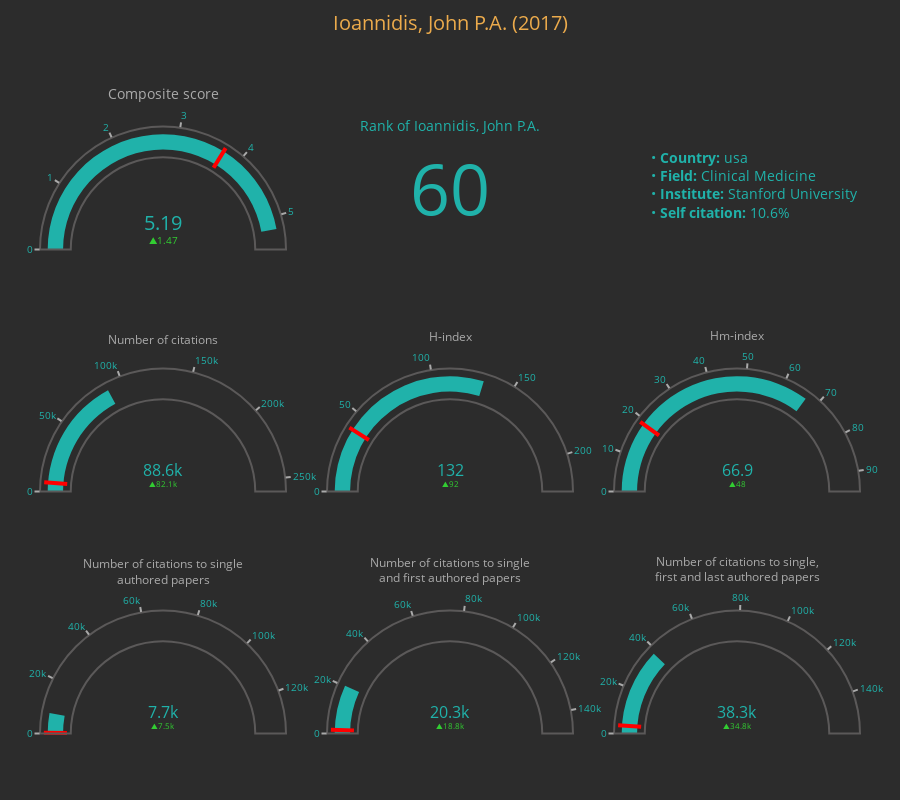
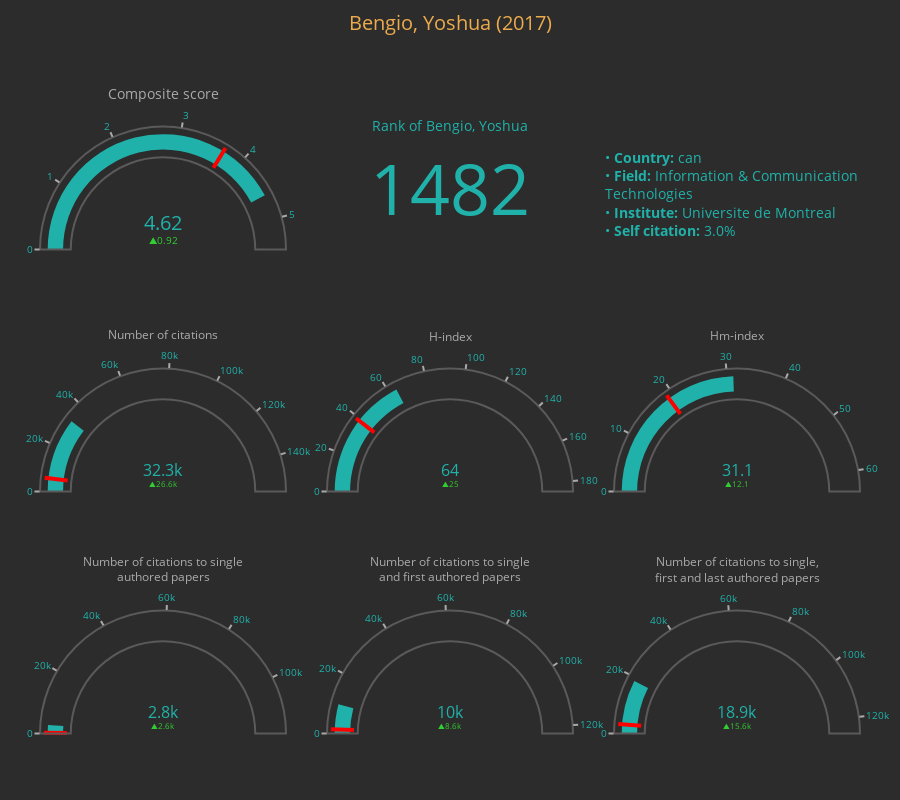

Notebook source saved alongside these figures, in order:
### Code cell
#| label: fig2cell

from Dash_client import TwoPercentersClient
import plotly.io as pio
pio.renderers.default = "plotly_mimetype"
client = TwoPercentersClient()
client.interactive_author_metrics_complete()

### Figure 1 — Plotly figure (JSON) as saved in the notebook; plotly's stock layout.template omitted (floating-point values rounded to 4 significant figures)
{"data": [{"delta": {"decreasing": {"color": "indianred"}, "increasing": {"color": "limegreen"}, "reference": 6482}, "domain": {"x": [0, 0.3], "y": [0.3667, 0.6333]}, "gauge": {"axis": {"range": [null, 259310], "tickcolor": "#aaa", "tickwidth": 2}, "bar": {"color": "lightseagreen"}, "bgcolor": "#2C2C2C", "bordercolor": "#5b5959", "borderwidth": 2, "threshold": {"line": {"color": "red", "width": 4}, "thickness": 0.75, "value": 6482}}, "mode": "gauge+number+delta", "number": {"font": {"color": "lightseagreen", "size": 16}}, "title": {"font": {"color": "#aaa", "size": 12}, "text": "Number of citations"}, "type": "indicator", "value": 88629}, {"delta": {"decreasing": {"color": "indianred"}, "increasing": {"color": "limegreen"}, "reference": 40}, "domain": {"x": [0.35, 0.65], "y": [0.3667, 0.6333]}, "gauge": {"axis": {"range": [null, 222], "tickcolor": "#aaa", "tickwidth": 2}, "bar": {"color": "lightseagreen"}, "bgcolor": "#2C2C2C", "bordercolor": "#5b5959", "borderwidth": 2, "threshold": {"line": {"color": "red", "width": 4}, "thickness": 0.75, "value": 40}}, "mode": "gauge+number+delta", "number": {"font": {"color": "lightseagreen", "size": 16}}, "title": {"font": {"color": "#aaa", "size": 12}, "text": "H-index"}, "type": "indicator", "value": 132}, {"delta": {"decreasing": {"color": "indianred"}, "increasing": {"color": "limegreen"}, "reference": 18.86}, "domain": {"x": [0.7, 1], "y": [0.3667, 0.6333]}, "gauge": {"axis": {"range": [null, 95.08], "tickcolor": "#aaa", "tickwidth": 2}, "bar": {"color": "lightseagreen"}, "bgcolor": "#2C2C2C", "bordercolor": "#5b5959", "borderwidth": 2, "threshold": {"line": {"color": "red", "width": 4}, "thickness": 0.75, "value": 18.86}}, "mode": "gauge+number+delta", "number": {"font": {"color": "lightseagreen", "size": 16}}, "title": {"font": {"color": "#aaa", "size": 12}, "text": "Hm-index"}, "type": "indicator", "value": 66.85}, {"delta": {"decreasing": {"color": "indianred"}, "increasing": {"color": "limegreen"}, "reference": 227}, "domain": {"x": [0, 0.3], "y": [0, 0.2667]}, "gauge": {"axis": {"range": [null, 135334], "tickcolor": "#aaa", "tickwidth": 2}, "bar": {"color": "lightseagreen"}, "bgcolor": "#2C2C2C", "bordercolor": "#5b5959", "borderwidth": 2, "threshold": {"line": {"color": "red", "width": 4}, "thickness": 0.75, "value": 227}}, "mode": "gauge+number+delta", "number": {"font": {"color": "lightseagreen", "size": 16}}, "title": {"font": {"color": "#aaa", "size": 12}, "text": "Number of citations to single<br>authored papers"}, "type": "indicator", "value": 7689}, {"delta": {"decreasing": {"color": "indianred"}, "increasing": {"color": "limegreen"}, "reference": 1490}, "domain": {"x": [0.35, 0.65], "y": [0, 0.2667]}, "gauge": {"axis": {"range": [null, 149125], "tickcolor": "#aaa", "tickwidth": 2}, "bar": {"color": "lightseagreen"}, "bgcolor": "#2C2C2C", "bordercolor": "#5b5959", "borderwidth": 2, "threshold": {"line": {"color": "red", "width": 4}, "thickness": 0.75, "value": 1490}}, "mode": "gauge+number+delta", "number": {"font": {"color": "lightseagreen", "size": 16}}, "title": {"font": {"color": "#aaa", "size": 12}, "text": "Number of citations to single<br>and first authored papers"}, "type": "indicator", "value": 20288}, {"delta": {"decreasing": {"color": "indianred"}, "increasing": {"color": "limegreen"}, "reference": 3506}, "domain": {"x": [0.7, 1], "y": [0, 0.2667]}, "gauge": {"axis": {"range": [null, 157458], "tickcolor": "#aaa", "tickwidth": 2}, "bar": {"color": "lightseagreen"}, "bgcolor": "#2C2C2C", "bordercolor": "#5b5959", "borderwidth": 2, "threshold": {"line": {"color": "red", "width": 4}, "thickness": 0.75, "value": 3506}}, "mode": "gauge+number+delta", "number": {"font": {"color": "lightseagreen", "size": 16}}, "title": {"font": {"color": "#aaa", "size": 12}, "text": "Number of citations to single,<br>first and last authored papers"}, "type": "indicator", "value": 38312}, {"delta": {"decreasing": {"color": "indianred"}, "increasing": {"color": "limegreen"}, "reference": 3.724}, "domain": {"x": [0, 0.3], "y": [0.7333, 1]}, "gauge": {"axis": {"range": [null, 5.506], "tickcolor": "#aaa", "tickwidth": 2}, "bar": {"color": "lightseagreen"}, "bgcolor": "#2C2C2C", "bordercolor": "#5b5959", "borderwidth": 2, "threshold": {"line": {"color": "red", "width": 4}, "thickness": 0.75, "value": 3.724}}, "mode": "gauge+number+delta", "number": {"font": {"color": "lightseagreen", "size": 20}}, "title": {"font": {"color": "#aaa", "size": 14}, "text": "Composite score"}, "type": "indicator", "value": 5.193}, {"domain": {"x": [0.35, 0.65], "y": [0.7333, 1]}, "mode": "number", "number": {"font": {"color": "lightseagreen", "size": 70}}, "title": {"font": {"color": "lightseagreen", "size": 14}, "text": "Rank of Ioannidis, John P.A."}, "type": "indicator", "value": 60}], "layout": {"annotations": [{"align": "left", "font": {"color": "lightseagreen", "size": 14}, "showarrow": false, "text": "• <b>Country:</b> usa<br>• <b>Field:</b> Clinical Medicine<br>• <b>Institute:</b> Stanford University<br>• <b>Self citation:</b> 10.6%", "x": 1, "xref": "paper", "y": 0.93, "yref": "paper"}], "font": {"color": "lightseagreen", "size": 10}, "height": 800, "margin": {"b": 40, "l": 40, "r": 40, "t": 100}, "paper_bgcolor": "#2C2C2C", "plot_bgcolor": "#2C2C2C", "showlegend": false, "title": {"font": {"color": "#ECAB4C", "size": 20}, "text": "Ioannidis, John P.A. (2017)", "x": 0.5, "y": 0.98}}}

### Figure 2 — Plotly figure (JSON) as saved in the notebook; plotly's stock layout.template omitted (floating-point values rounded to 4 significant figures)
{"data": [{"delta": {"decreasing": {"color": "indianred"}, "increasing": {"color": "limegreen"}, "reference": 5693}, "domain": {"x": [0, 0.3], "y": [0.3667, 0.6333]}, "gauge": {"axis": {"range": [null, 155063], "tickcolor": "#aaa", "tickwidth": 2}, "bar": {"color": "lightseagreen"}, "bgcolor": "#2C2C2C", "bordercolor": "#5b5959", "borderwidth": 2, "threshold": {"line": {"color": "red", "width": 4}, "thickness": 0.75, "value": 5693}}, "mode": "gauge+number+delta", "number": {"font": {"color": "lightseagreen", "size": 16}}, "title": {"font": {"color": "#aaa", "size": 12}, "text": "Number of citations"}, "type": "indicator", "value": 32303}, {"delta": {"decreasing": {"color": "indianred"}, "increasing": {"color": "limegreen"}, "reference": 39}, "domain": {"x": [0.35, 0.65], "y": [0.3667, 0.6333]}, "gauge": {"axis": {"range": [null, 185], "tickcolor": "#aaa", "tickwidth": 2}, "bar": {"color": "lightseagreen"}, "bgcolor": "#2C2C2C", "bordercolor": "#5b5959", "borderwidth": 2, "threshold": {"line": {"color": "red", "width": 4}, "thickness": 0.75, "value": 39}}, "mode": "gauge+number+delta", "number": {"font": {"color": "lightseagreen", "size": 16}}, "title": {"font": {"color": "#aaa", "size": 12}, "text": "H-index"}, "type": "indicator", "value": 64}, {"delta": {"decreasing": {"color": "indianred"}, "increasing": {"color": "limegreen"}, "reference": 19.0}, "domain": {"x": [0.7, 1], "y": [0.3667, 0.6333]}, "gauge": {"axis": {"range": [null, 63.53], "tickcolor": "#aaa", "tickwidth": 2}, "bar": {"color": "lightseagreen"}, "bgcolor": "#2C2C2C", "bordercolor": "#5b5959", "borderwidth": 2, "threshold": {"line": {"color": "red", "width": 4}, "thickness": 0.75, "value": 19.0}}, "mode": "gauge+number+delta", "number": {"font": {"color": "lightseagreen", "size": 16}}, "title": {"font": {"color": "#aaa", "size": 12}, "text": "Hm-index"}, "type": "indicator", "value": 31.12}, {"delta": {"decreasing": {"color": "indianred"}, "increasing": {"color": "limegreen"}, "reference": 207}, "domain": {"x": [0, 0.3], "y": [0, 0.2667]}, "gauge": {"axis": {"range": [null, 117767], "tickcolor": "#aaa", "tickwidth": 2}, "bar": {"color": "lightseagreen"}, "bgcolor": "#2C2C2C", "bordercolor": "#5b5959", "borderwidth": 2, "threshold": {"line": {"color": "red", "width": 4}, "thickness": 0.75, "value": 207}}, "mode": "gauge+number+delta", "number": {"font": {"color": "lightseagreen", "size": 16}}, "title": {"font": {"color": "#aaa", "size": 12}, "text": "Number of citations to single<br>authored papers"}, "type": "indicator", "value": 2789}, {"delta": {"decreasing": {"color": "indianred"}, "increasing": {"color": "limegreen"}, "reference": 1413}, "domain": {"x": [0.35, 0.65], "y": [0, 0.2667]}, "gauge": {"axis": {"range": [null, 122689], "tickcolor": "#aaa", "tickwidth": 2}, "bar": {"color": "lightseagreen"}, "bgcolor": "#2C2C2C", "bordercolor": "#5b5959", "borderwidth": 2, "threshold": {"line": {"color": "red", "width": 4}, "thickness": 0.75, "value": 1413}}, "mode": "gauge+number+delta", "number": {"font": {"color": "lightseagreen", "size": 16}}, "title": {"font": {"color": "#aaa", "size": 12}, "text": "Number of citations to single<br>and first authored papers"}, "type": "indicator", "value": 10015}, {"delta": {"decreasing": {"color": "indianred"}, "increasing": {"color": "limegreen"}, "reference": 3223}, "domain": {"x": [0.7, 1], "y": [0, 0.2667]}, "gauge": {"axis": {"range": [null, 125410], "tickcolor": "#aaa", "tickwidth": 2}, "bar": {"color": "lightseagreen"}, "bgcolor": "#2C2C2C", "bordercolor": "#5b5959", "borderwidth": 2, "threshold": {"line": {"color": "red", "width": 4}, "thickness": 0.75, "value": 3223}}, "mode": "gauge+number+delta", "number": {"font": {"color": "lightseagreen", "size": 16}}, "title": {"font": {"color": "#aaa", "size": 12}, "text": "Number of citations to single,<br>first and last authored papers"}, "type": "indicator", "value": 18863}, {"delta": {"decreasing": {"color": "indianred"}, "increasing": {"color": "limegreen"}, "reference": 3.694}, "domain": {"x": [0, 0.3], "y": [0.7333, 1]}, "gauge": {"axis": {"range": [null, 5.466], "tickcolor": "#aaa", "tickwidth": 2}, "bar": {"color": "lightseagreen"}, "bgcolor": "#2C2C2C", "bordercolor": "#5b5959", "borderwidth": 2, "threshold": {"line": {"color": "red", "width": 4}, "thickness": 0.75, "value": 3.694}}, "mode": "gauge+number+delta", "number": {"font": {"color": "lightseagreen", "size": 20}}, "title": {"font": {"color": "#aaa", "size": 14}, "text": "Composite score"}, "type": "indicator", "value": 4.615}, {"domain": {"x": [0.35, 0.65], "y": [0.7333, 1]}, "mode": "number", "number": {"font": {"color": "lightseagreen", "size": 70}}, "title": {"font": {"color": "lightseagreen", "size": 14}, "text": "Rank of Bengio, Yoshua"}, "type": "indicator", "value": 1482}], "layout": {"annotations": [{"align": "left", "font": {"color": "lightseagreen", "size": 14}, "showarrow": false, "text": "• <b>Country:</b> can<br>• <b>Field:</b> Information & Communication<br>Technologies<br>• <b>Institute:</b> Universite de Montreal<br>• <b>Self citation:</b> 3.0%", "x": 1, "xref": "paper", "y": 0.93, "yref": "paper"}], "font": {"color": "lightseagreen", "size": 10}, "height": 800, "margin": {"b": 40, "l": 40, "r": 40, "t": 100}, "paper_bgcolor": "#2C2C2C", "plot_bgcolor": "#2C2C2C", "showlegend": false, "title": {"font": {"color": "#ECAB4C", "size": 20}, "text": "Bengio, Yoshua (2017)", "x": 0.5, "y": 0.98}}}
